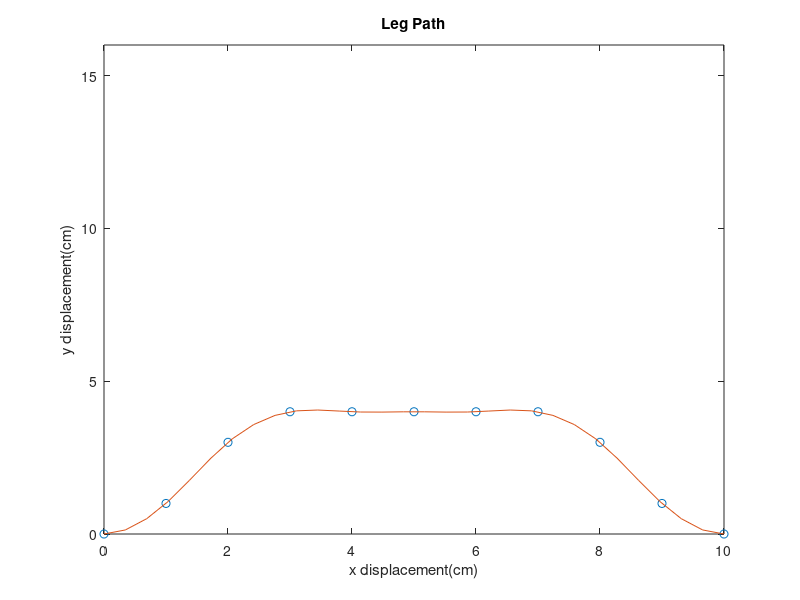
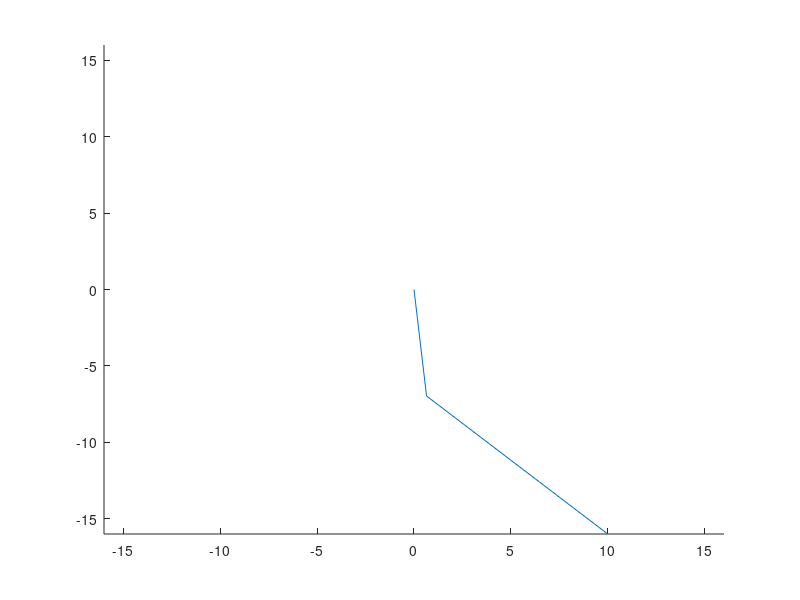

These figures' MATLAB source, in order: (Note: this script raises an error after producing the figures.)
clc
clear

% Path curve function
xpos = 0:10;
ypos = [0 1 3 4 4 4 4 4 3 1 0];
cs = spline(xpos,[0 ypos 0]);
% the path where the foot is at (0,0)
steps = 30; % number of steps wanna take
x = linspace(0,10,steps);
yy = ppval(cs,x);
% the path where the foot is at (0,-16)
y = yy-16;
figure(1)
plot(xpos,ypos,'o',x,yy,'-')
ylim([0 16])
xlabel('x displacement(cm)')
ylabel('y displacement(cm)')
title('Leg Path')

% Leg
L1 = 7;
L2 = 13;

% IK loop
for i = 1:length(x)
    
    % IK
    L3=sqrt(x(i)^2+y(i)^2);
    b1 = (-(L2^2-L1^2-L3^2)/(2*L1*L3));
    a1 = atan2(sqrt(1-b1^2),b1);
    theta1(i) = (atan2(y(i),x(i))-a1)*(180/pi);
    b2 = (-(L3^2-L1^2-L2^2)/(2*L1*L2));
    a2 = atan2(sqrt(1-b2^2),b2);
    theta2(i) = (pi-a2)*(180/pi);

    % Angles for motor movement
    if i > 1
        theta11(i) = theta1(i)-theta1(i-1);
        theta22(i) = theta2(i)-theta2(i-1);
    end
    theta11(1) = theta1(1);
    theta22(1) = theta2(1);

    % Animation
    figure(2)
    clf
    X = [0 L1*cos(theta1(i)*(pi/180)) x(i)];
    Y = [0 L1*sin(theta1(i)*(pi/180)) y(i)];
    xlim([-16 16])
    ylim([-16 16])
    hold on
    plot(X,Y)

%     % Debugging stuff
%     L1_1 = sqrt((L1*cos(theta1(i)*(pi/180)))^2+(L1*sin(theta1(i)*(pi/180)))^2);
%     L2_1 = sqrt((x(i)-L1*cos(theta1(i)*(pi/180)))^2+(y(i)-L1*sin(theta1(i)*(pi/180)))^2);
%     fprintf('Theta1 %5.2f\n', theta1(i))
%     fprintf('Theta2 %5.2f\n', theta2(i))
%     fprintf('L1 %3.2f\n', L1_1)
%     fprintf('L2 %3.2f\n', L2_1)
%     fprintf('--------------------\n')

    pause(0.1)
end

writematrix(theta11,'Theta1.txt')
writematrix(theta22,'Theta2.txt')
writematrix(theta1,'Theta_1.txt')
writematrix(theta2,'Theta_2.txt')